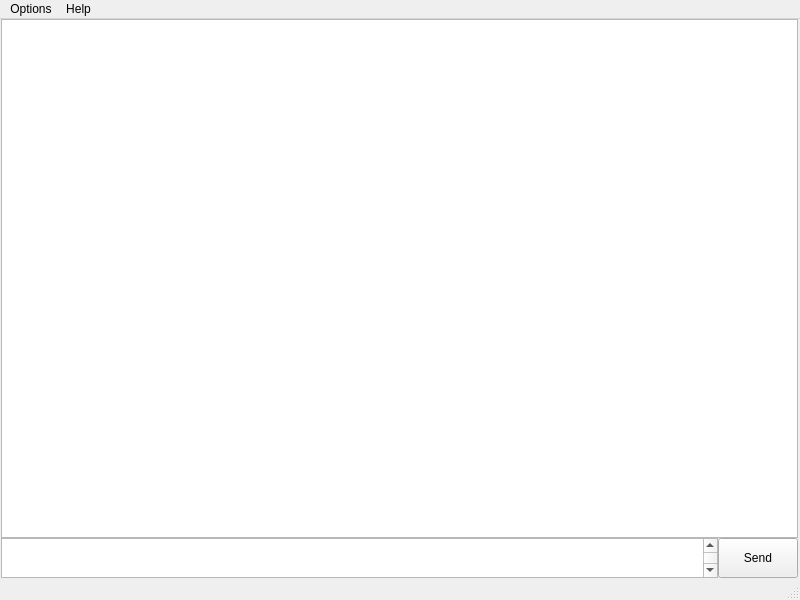
<?xml version="1.0" encoding="UTF-8"?>
<ui version="4.0">
 <class>MainWindow</class>
 <widget class="QMainWindow" name="MainWindow">
  <property name="geometry">
   <rect>
    <x>0</x>
    <y>0</y>
    <width>800</width>
    <height>600</height>
   </rect>
  </property>
  <property name="windowTitle">
   <string>MainWindow</string>
  </property>
  <widget class="QWidget" name="centralwidget">
   <property name="sizePolicy">
    <sizepolicy hsizetype="Maximum" vsizetype="Maximum">
     <horstretch>0</horstretch>
     <verstretch>0</verstretch>
    </sizepolicy>
   </property>
   <layout class="QVBoxLayout" name="verticalLayout">
    <property name="spacing">
     <number>0</number>
    </property>
    <property name="leftMargin">
     <number>1</number>
    </property>
    <property name="topMargin">
     <number>0</number>
    </property>
    <property name="rightMargin">
     <number>2</number>
    </property>
    <property name="bottomMargin">
     <number>0</number>
    </property>
    <item>
     <widget class="QListWidget" name="messageList">
      <property name="sizePolicy">
       <sizepolicy hsizetype="Expanding" vsizetype="Expanding">
        <horstretch>0</horstretch>
        <verstretch>10</verstretch>
       </sizepolicy>
      </property>
      <property name="styleSheet">
       <string notr="true"/>
      </property>
      <property name="isWrapping" stdset="0">
       <bool>true</bool>
      </property>
      <property name="resizeMode">
       <enum>QListView::Fixed</enum>
      </property>
      <property name="wordWrap">
       <bool>true</bool>
      </property>
     </widget>
    </item>
    <item>
     <widget class="QFrame" name="messageFrame">
      <property name="sizePolicy">
       <sizepolicy hsizetype="Expanding" vsizetype="Expanding">
        <horstretch>0</horstretch>
        <verstretch>0</verstretch>
       </sizepolicy>
      </property>
      <property name="minimumSize">
       <size>
        <width>0</width>
        <height>40</height>
       </size>
      </property>
      <property name="frameShape">
       <enum>QFrame::NoFrame</enum>
      </property>
      <property name="frameShadow">
       <enum>QFrame::Plain</enum>
      </property>
      <property name="lineWidth">
       <number>0</number>
      </property>
      <layout class="QHBoxLayout" name="horizontalLayout">
       <property name="spacing">
        <number>0</number>
       </property>
       <property name="leftMargin">
        <number>0</number>
       </property>
       <property name="topMargin">
        <number>0</number>
       </property>
       <property name="rightMargin">
        <number>0</number>
       </property>
       <property name="bottomMargin">
        <number>0</number>
       </property>
       <item>
        <widget class="PlainMessageField" name="messageField">
         <property name="sizePolicy">
          <sizepolicy hsizetype="Expanding" vsizetype="Ignored">
           <horstretch>0</horstretch>
           <verstretch>0</verstretch>
          </sizepolicy>
         </property>
         <property name="minimumSize">
          <size>
           <width>0</width>
           <height>30</height>
          </size>
         </property>
         <property name="font">
          <font>
           <pointsize>15</pointsize>
          </font>
         </property>
         <property name="verticalScrollBarPolicy">
          <enum>Qt::ScrollBarAlwaysOn</enum>
         </property>
         <property name="horizontalScrollBarPolicy">
          <enum>Qt::ScrollBarAlwaysOff</enum>
         </property>
         <property name="sizeAdjustPolicy">
          <enum>QAbstractScrollArea::AdjustToContents</enum>
         </property>
         <property name="plainText">
          <string/>
         </property>
        </widget>
       </item>
       <item>
        <widget class="QPushButton" name="sendButton">
         <property name="sizePolicy">
          <sizepolicy hsizetype="Minimum" vsizetype="Expanding">
           <horstretch>0</horstretch>
           <verstretch>0</verstretch>
          </sizepolicy>
         </property>
         <property name="text">
          <string>Send</string>
         </property>
        </widget>
       </item>
      </layout>
     </widget>
    </item>
   </layout>
  </widget>
  <widget class="QMenuBar" name="menubar">
   <property name="geometry">
    <rect>
     <x>0</x>
     <y>0</y>
     <width>800</width>
     <height>21</height>
    </rect>
   </property>
   <widget class="QMenu" name="menuSettings">
    <property name="title">
     <string>Options</string>
    </property>
    <addaction name="actionSaveChatHistory"/>
    <addaction name="actionSetAPIToken"/>
    <addaction name="actionReset"/>
   </widget>
   <widget class="QMenu" name="menuHelp">
    <property name="title">
     <string>Help</string>
    </property>
    <addaction name="actionDeveloperProfile"/>
   </widget>
   <addaction name="menuSettings"/>
   <addaction name="menuHelp"/>
  </widget>
  <widget class="QStatusBar" name="statusbar"/>
  <action name="actionSaveChatHistory">
   <property name="text">
    <string>Save Chat History</string>
   </property>
  </action>
  <action name="actionSetAPIToken">
   <property name="text">
    <string>Set API Token</string>
   </property>
  </action>
  <action name="actionReset">
   <property name="text">
    <string>Reset Session</string>
   </property>
  </action>
  <action name="actionDeveloperProfile">
   <property name="text">
    <string>Developer's Fiverr</string>
   </property>
  </action>
 </widget>
 <customwidgets>
  <customwidget>
   <class>PlainMessageField</class>
   <extends>QPlainTextEdit</extends>
   <header>PlainMessageField</header>
  </customwidget>
 </customwidgets>
 <resources/>
 <connections/>
</ui>
